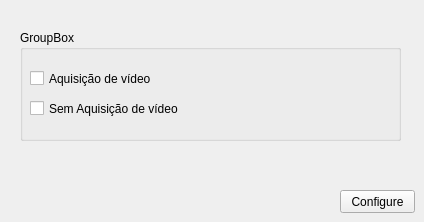
              <widget class="QWidget" name="page_15">
               <widget class="QGroupBox" name="groupBox_17">
                <property name="geometry">
                 <rect>
                  <x>20</x>
                  <y>30</y>
                  <width>381</width>
                  <height>111</height>
                 </rect>
                </property>
                <property name="title">
                 <string>GroupBox</string>
                </property>
                <widget class="QCheckBox" name="checkBox_8">
                 <property name="geometry">
                  <rect>
                   <x>10</x>
                   <y>40</y>
                   <width>351</width>
                   <height>17</height>
                  </rect>
                 </property>
                 <property name="text">
                  <string>Aquisição de vídeo</string>
                 </property>
                </widget>
                <widget class="QCheckBox" name="checkBox_9">
                 <property name="geometry">
                  <rect>
                   <x>10</x>
                   <y>70</y>
                   <width>351</width>
                   <height>17</height>
                  </rect>
                 </property>
                 <property name="text">
                  <string>Sem Aquisição de vídeo</string>
                 </property>
                </widget>
               </widget>
               <widget class="QPushButton" name="pushButton_2">
                <property name="geometry">
                 <rect>
                  <x>340</x>
                  <y>190</y>
                  <width>75</width>
                  <height>23</height>
                 </rect>
                </property>
                <property name="text">
                 <string>Configure</string>
                </property>
               </widget>
              </widget>
